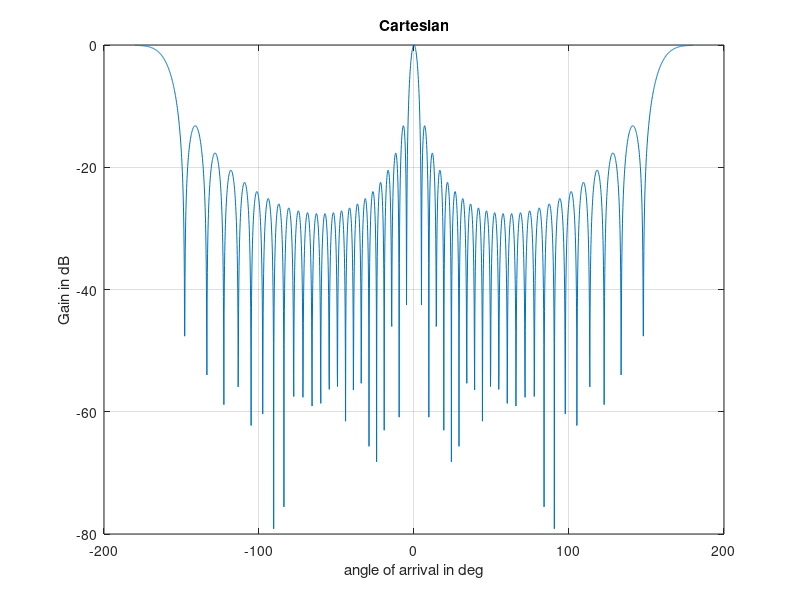

Write the MATLAB code that produced this figure. (Note: this script raises an error after producing the figure.)
No_microphones = 24;  % Number of microphones in one array.
frequency = 30000;    % Frequency of source.
phi = pi/2;       % Look-direction of beam(this should be less than 180 and greater than 0).
Distance = 11.4e-3; % Distance between microphones in meters.
%psi = linspace(0, 180, 1000); % Plot range.
points = 2500; %no of points to plot the graph.
si = linspace(0, pi, points);
c = 343;        %speed of light in meters
w = 2*pi*frequency;   % Angular frequency of source for the polar plot

first = cos(si)-cos(phi);
second = (pi*frequency*Distance.*first)./c;

W = 20*log10(abs( sin(No_microphones.*second)./(No_microphones.*sin(second))));

figure
ca = linspace(-180,180,points); % This has to be fixed to display the correct angle
plot(ca, W)
grid on
title('Cartesian')
xlabel('angle of arrival in deg')
ylabel('Gain in dB')

figure
pa = polaraxes;
polarplot(si, W+40);
pa.ThetaLim = [0 180];
hold on
polarplot([phi phi], [0 1])
hold off